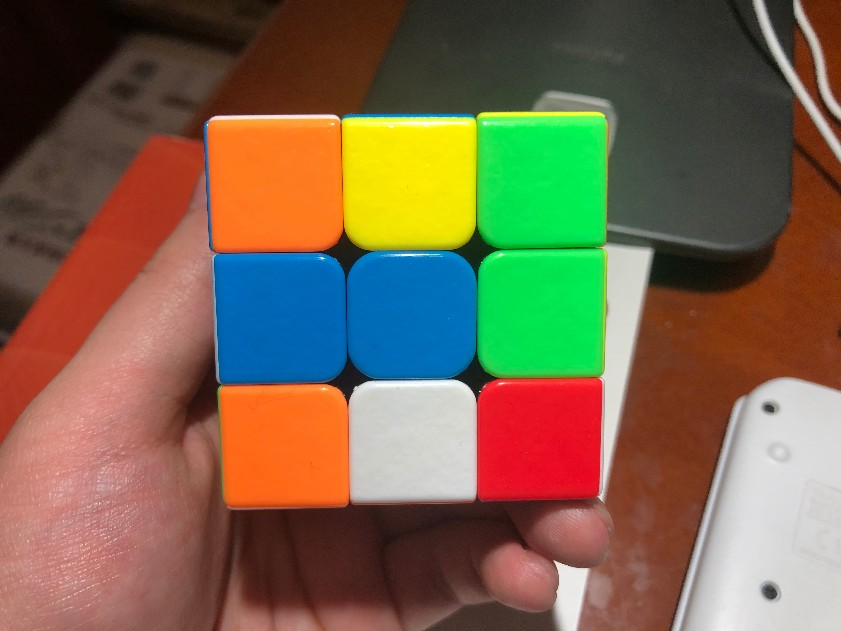
#> input picture RobotVision/1.jpg, 841 x 631 px, found by its file name
$ python tutorial_2.py
#> lines starting #> are read from the running program, lines starting #| are printed output that depends on the picture
import cv2 as cv
import numpy as np


def access_pixels(image):
    print(image.shape)
    height = image.shape[0]
    width = image.shape[1]
    channel = image.shape[2]
    print("width : %s, height : %s, channel : %s" % (width, height, channel))
    for row in range(height):
        for col in range(width):
            for c in range(channel):
                pv = image[row, col, c]
                image[row, col, c] = 255 - pv
    cv.imshow("pixels_demo", image)


def inverse(image):
    '''
    这个函数可以完成上面函数的功能，速度为上面函数的万分级
    上面的代码是python的解释执行，这里是调用C的api
    :param image:
    :return:
    '''

    dst = cv.bitwise_not(image)
    cv.imshow("inverse demo", dst)


def create_image():
    # img = np.zeros([400, 400, 3], np.uint8)
    # img[:, :, 0] = np.ones([400, 400]) * 255
    # cv.imshow("new image", img)

    img = np.ones([400, 400, 1], np.uint8)
    img = img * 128
    cv.imshow("new image", img)


img = cv.imread("C:/Users/Mark/Desktop/CubicRobot/RobotVision/1.jpg")
#> img is the input picture: shape (631, 841, 3); mean B, G, R 76.4, 101.6, 121.7
# cv.namedWindow("1")
# cv.imshow("1", img)

# create_image()

t1 = cv.getTickCount()
inverse(img)
#> in inverse, `dst = cv.bitwise_not(image)`:
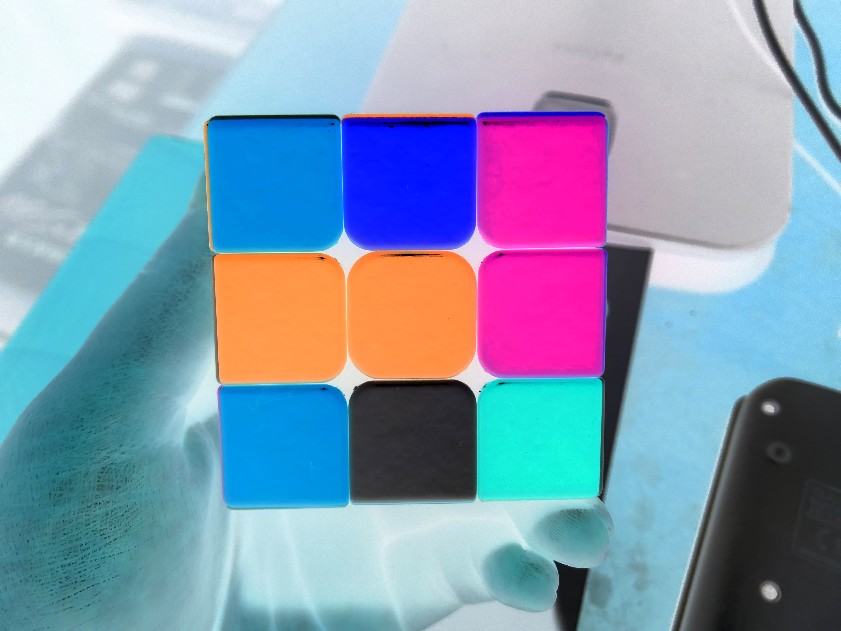
#> dst: shape (631, 841, 3); mean B, G, R 178.6, 153.4, 133.3
t2 = cv.getTickCount()

time = (t2 - t1) / cv.getTickFrequency()
print("time : %s ms" % time)

cv.waitKey(0)

cv.destroyAllWindows()

$ run again, with RobotVision/2.jpg copied over RobotVision/1.jpg
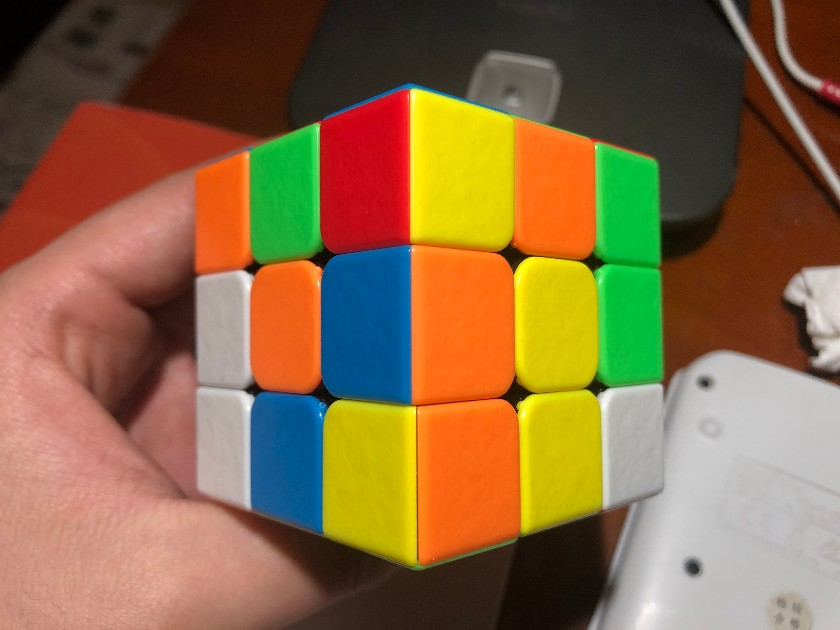
#> input picture RobotVision/2.jpg, 840 x 630 px, found by its file name
#> img is the input picture: shape (630, 840, 3); mean B, G, R 68, 105.9, 137.9
#> in inverse, `dst = cv.bitwise_not(image)`:
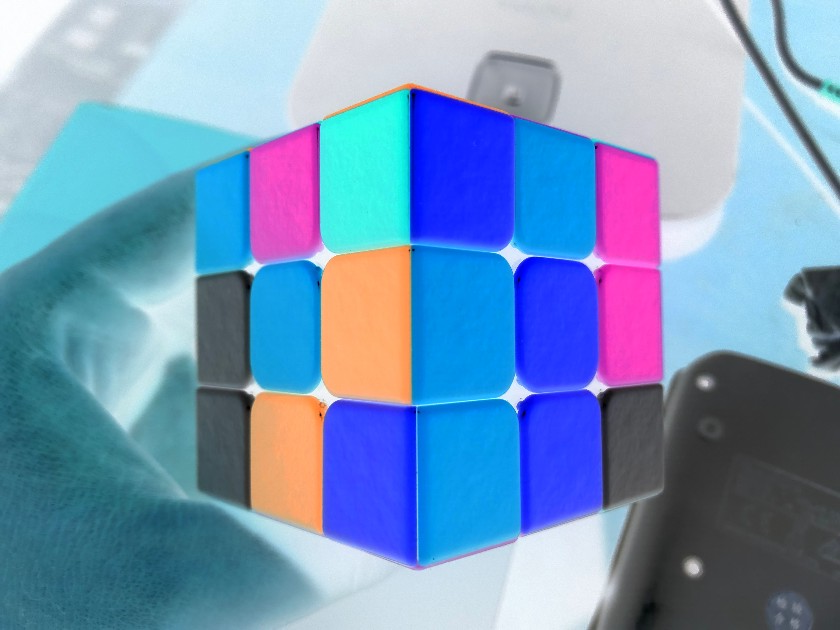
#> dst: shape (630, 840, 3); mean B, G, R 187, 149.1, 117.1
